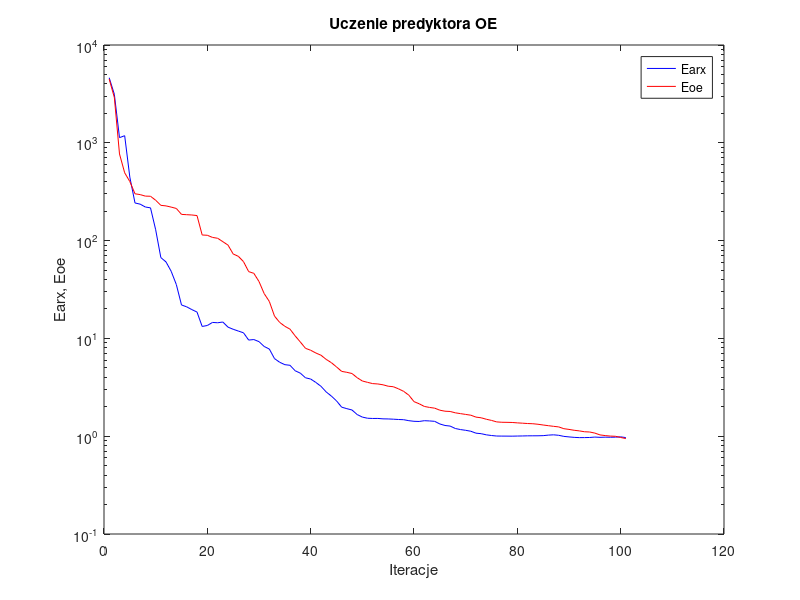
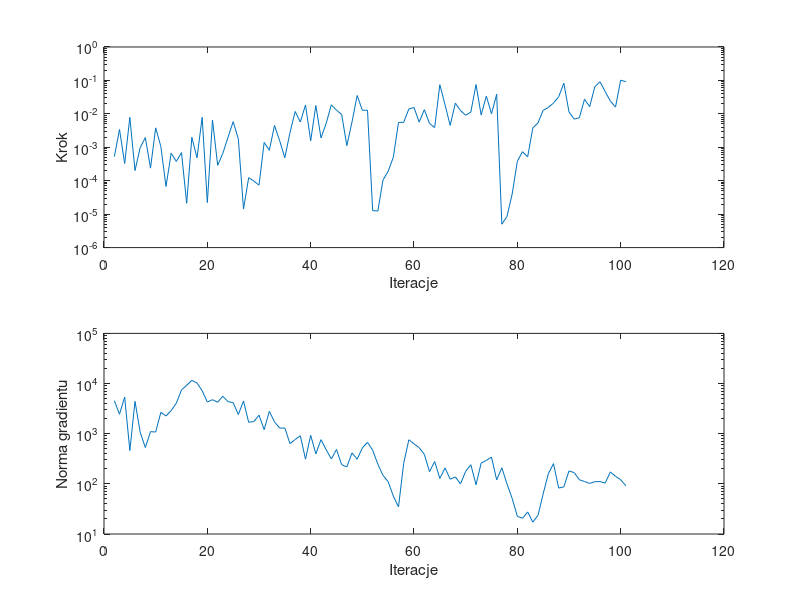

MATLAB code for these plots, in order:
%uczenie predyktora oe
clear all;
n=0; farx(n+1)=4.629662e+003; foe(n+1)=4.488008e+003; wspucz(n+1)=0.000000e+000; ng(n+1)=0.000000e+000;
%odnowa zmiennej metryki
n=1; farx(n+1)=3.136127e+003; foe(n+1)=2.908721e+003; krok(n+1)=5.234410e-004; ng(n+1)=4.538919e+003;
n=2; farx(n+1)=1.129009e+003; foe(n+1)=7.690275e+002; krok(n+1)=3.400118e-003; ng(n+1)=2.444854e+003;
n=3; farx(n+1)=1.182041e+003; foe(n+1)=4.936518e+002; krok(n+1)=3.276027e-004; ng(n+1)=5.365591e+003;
n=4; farx(n+1)=4.448126e+002; foe(n+1)=4.015941e+002; krok(n+1)=7.883344e-003; ng(n+1)=4.624791e+002;
n=5; farx(n+1)=2.425944e+002; foe(n+1)=3.010932e+002; krok(n+1)=2.015675e-004; ng(n+1)=4.417459e+003;
n=6; farx(n+1)=2.358417e+002; foe(n+1)=2.953174e+002; krok(n+1)=9.791917e-004; ng(n+1)=1.072941e+003;
n=7; farx(n+1)=2.205820e+002; foe(n+1)=2.850660e+002; krok(n+1)=1.949092e-003; ng(n+1)=5.300960e+002;
n=8; farx(n+1)=2.161982e+002; foe(n+1)=2.840896e+002; krok(n+1)=2.385047e-004; ng(n+1)=1.099168e+003;
n=9; farx(n+1)=1.290743e+002; foe(n+1)=2.585136e+002; krok(n+1)=3.816075e-003; ng(n+1)=1.080727e+003;
n=10; farx(n+1)=6.704090e+001; foe(n+1)=2.294234e+002; krok(n+1)=1.060430e-003; ng(n+1)=2.659795e+003;
n=11; farx(n+1)=6.054723e+001; foe(n+1)=2.264026e+002; krok(n+1)=6.738910e-005; ng(n+1)=2.260203e+003;
n=12; farx(n+1)=4.857356e+001; foe(n+1)=2.200785e+002; krok(n+1)=6.647718e-004; ng(n+1)=2.879487e+003;
n=13; farx(n+1)=3.552686e+001; foe(n+1)=2.131398e+002; krok(n+1)=3.771986e-004; ng(n+1)=4.069341e+003;
n=14; farx(n+1)=2.196982e+001; foe(n+1)=1.853693e+002; krok(n+1)=6.935224e-004; ng(n+1)=7.449241e+003;
n=15; farx(n+1)=2.103097e+001; foe(n+1)=1.840612e+002; krok(n+1)=2.109655e-005; ng(n+1)=9.228586e+003;
n=16; farx(n+1)=1.970573e+001; foe(n+1)=1.827984e+002; krok(n+1)=1.983052e-003; ng(n+1)=1.156574e+004;
n=17; farx(n+1)=1.859673e+001; foe(n+1)=1.803261e+002; krok(n+1)=4.861206e-004; ng(n+1)=1.025025e+004;
n=18; farx(n+1)=1.324851e+001; foe(n+1)=1.141379e+002; krok(n+1)=7.883579e-003; ng(n+1)=7.197734e+003;
n=19; farx(n+1)=1.355316e+001; foe(n+1)=1.133571e+002; krok(n+1)=2.219549e-005; ng(n+1)=4.276422e+003;
n=20; farx(n+1)=1.456858e+001; foe(n+1)=1.077750e+002; krok(n+1)=6.516379e-003; ng(n+1)=4.771043e+003;
n=21; farx(n+1)=1.445267e+001; foe(n+1)=1.056444e+002; krok(n+1)=2.887783e-004; ng(n+1)=4.245452e+003;
n=22; farx(n+1)=1.470738e+001; foe(n+1)=9.750961e+001; krok(n+1)=6.586506e-004; ng(n+1)=5.580102e+003;
n=23; farx(n+1)=1.303668e+001; foe(n+1)=8.996244e+001; krok(n+1)=1.986798e-003; ng(n+1)=4.348695e+003;
n=24; farx(n+1)=1.240103e+001; foe(n+1)=7.302725e+001; krok(n+1)=5.829556e-003; ng(n+1)=4.169635e+003;
n=25; farx(n+1)=1.188873e+001; foe(n+1)=6.905184e+001; krok(n+1)=1.786211e-003; ng(n+1)=2.405525e+003;
%odnowa zmiennej metryki
n=26; farx(n+1)=1.140979e+001; foe(n+1)=6.094055e+001; krok(n+1)=1.416371e-005; ng(n+1)=4.497962e+003;
n=27; farx(n+1)=9.617125e+000; foe(n+1)=4.817577e+001; krok(n+1)=1.231773e-004; ng(n+1)=1.690233e+003;
n=28; farx(n+1)=9.733738e+000; foe(n+1)=4.627655e+001; krok(n+1)=9.776439e-005; ng(n+1)=1.748548e+003;
n=29; farx(n+1)=9.266366e+000; foe(n+1)=3.815868e+001; krok(n+1)=7.389767e-005; ng(n+1)=2.338504e+003;
n=30; farx(n+1)=8.272071e+000; foe(n+1)=2.871924e+001; krok(n+1)=1.402097e-003; ng(n+1)=1.204173e+003;
n=31; farx(n+1)=7.783200e+000; foe(n+1)=2.385669e+001; krok(n+1)=8.158254e-004; ng(n+1)=2.790358e+003;
n=32; farx(n+1)=6.216461e+000; foe(n+1)=1.690669e+001; krok(n+1)=4.498755e-003; ng(n+1)=1.722944e+003;
n=33; farx(n+1)=5.703033e+000; foe(n+1)=1.457660e+001; krok(n+1)=1.564230e-003; ng(n+1)=1.296303e+003;
n=34; farx(n+1)=5.388146e+000; foe(n+1)=1.330104e+001; krok(n+1)=4.863834e-004; ng(n+1)=1.292963e+003;
n=35; farx(n+1)=5.308297e+000; foe(n+1)=1.243294e+001; krok(n+1)=2.778799e-003; ng(n+1)=6.337643e+002;
n=36; farx(n+1)=4.667789e+000; foe(n+1)=1.060575e+001; krok(n+1)=1.177574e-002; ng(n+1)=7.666605e+002;
n=37; farx(n+1)=4.411295e+000; foe(n+1)=9.187048e+000; krok(n+1)=5.711090e-003; ng(n+1)=9.086749e+002;
n=38; farx(n+1)=3.955544e+000; foe(n+1)=7.916238e+000; krok(n+1)=1.844475e-002; ng(n+1)=3.110961e+002;
n=39; farx(n+1)=3.842355e+000; foe(n+1)=7.565512e+000; krok(n+1)=1.563831e-003; ng(n+1)=9.283580e+002;
n=40; farx(n+1)=3.546424e+000; foe(n+1)=7.091383e+000; krok(n+1)=1.778267e-002; ng(n+1)=3.955428e+002;
n=41; farx(n+1)=3.236523e+000; foe(n+1)=6.728204e+000; krok(n+1)=1.908037e-003; ng(n+1)=7.606390e+002;
n=42; farx(n+1)=2.836226e+000; foe(n+1)=6.101904e+000; krok(n+1)=5.197906e-003; ng(n+1)=4.796125e+002;
n=43; farx(n+1)=2.573802e+000; foe(n+1)=5.651086e+000; krok(n+1)=1.869617e-002; ng(n+1)=3.136643e+002;
n=44; farx(n+1)=2.298437e+000; foe(n+1)=5.111614e+000; krok(n+1)=1.285062e-002; ng(n+1)=4.850408e+002;
n=45; farx(n+1)=1.980964e+000; foe(n+1)=4.600196e+000; krok(n+1)=9.584210e-003; ng(n+1)=2.408129e+002;
n=46; farx(n+1)=1.912914e+000; foe(n+1)=4.501119e+000; krok(n+1)=1.119612e-003; ng(n+1)=2.179918e+002;
n=47; farx(n+1)=1.853520e+000; foe(n+1)=4.374573e+000; krok(n+1)=5.711090e-003; ng(n+1)=4.146911e+002;
n=48; farx(n+1)=1.665226e+000; foe(n+1)=3.964294e+000; krok(n+1)=3.550149e-002; ng(n+1)=3.100688e+002;
n=49; farx(n+1)=1.568445e+000; foe(n+1)=3.669537e+000; krok(n+1)=1.282881e-002; ng(n+1)=5.204735e+002;
n=50; farx(n+1)=1.526325e+000; foe(n+1)=3.553966e+000; krok(n+1)=1.278106e-002; ng(n+1)=6.727892e+002;
%odnowa zmiennej metryki
n=51; farx(n+1)=1.518380e+000; foe(n+1)=3.450221e+000; krok(n+1)=1.272730e-005; ng(n+1)=4.697967e+002;
n=52; farx(n+1)=1.519676e+000; foe(n+1)=3.421012e+000; krok(n+1)=1.245057e-005; ng(n+1)=2.466393e+002;
n=53; farx(n+1)=1.504721e+000; foe(n+1)=3.354694e+000; krok(n+1)=1.054119e-004; ng(n+1)=1.477468e+002;
n=54; farx(n+1)=1.501536e+000; foe(n+1)=3.244656e+000; krok(n+1)=1.915864e-004; ng(n+1)=1.100826e+002;
n=55; farx(n+1)=1.492724e+000; foe(n+1)=3.206166e+000; krok(n+1)=5.057659e-004; ng(n+1)=5.691025e+001;
n=56; farx(n+1)=1.482081e+000; foe(n+1)=3.050050e+000; krok(n+1)=5.548179e-003; ng(n+1)=3.477583e+001;
n=57; farx(n+1)=1.474796e+000; foe(n+1)=2.874514e+000; krok(n+1)=5.557598e-003; ng(n+1)=2.559198e+002;
n=58; farx(n+1)=1.441298e+000; foe(n+1)=2.627067e+000; krok(n+1)=1.394241e-002; ng(n+1)=7.564431e+002;
n=59; farx(n+1)=1.420322e+000; foe(n+1)=2.257150e+000; krok(n+1)=1.547432e-002; ng(n+1)=6.308150e+002;
n=60; farx(n+1)=1.414850e+000; foe(n+1)=2.145605e+000; krok(n+1)=5.655154e-003; ng(n+1)=5.255921e+002;
n=61; farx(n+1)=1.440645e+000; foe(n+1)=2.015327e+000; krok(n+1)=1.333847e-002; ng(n+1)=3.872478e+002;
n=62; farx(n+1)=1.432546e+000; foe(n+1)=1.968827e+000; krok(n+1)=5.172508e-003; ng(n+1)=1.753537e+002;
n=63; farx(n+1)=1.419363e+000; foe(n+1)=1.935351e+000; krok(n+1)=3.902711e-003; ng(n+1)=2.789708e+002;
n=64; farx(n+1)=1.333534e+000; foe(n+1)=1.844890e+000; krok(n+1)=7.445763e-002; ng(n+1)=1.279639e+002;
n=65; farx(n+1)=1.287061e+000; foe(n+1)=1.801353e+000; krok(n+1)=1.879492e-002; ng(n+1)=2.083247e+002;
n=66; farx(n+1)=1.269149e+000; foe(n+1)=1.790097e+000; krok(n+1)=4.522618e-003; ng(n+1)=1.236023e+002;
n=67; farx(n+1)=1.198476e+000; foe(n+1)=1.734100e+000; krok(n+1)=2.085811e-002; ng(n+1)=1.372644e+002;
n=68; farx(n+1)=1.169053e+000; foe(n+1)=1.701544e+000; krok(n+1)=1.254988e-002; ng(n+1)=9.998066e+001;
n=69; farx(n+1)=1.148875e+000; foe(n+1)=1.669751e+000; krok(n+1)=9.100900e-003; ng(n+1)=1.777690e+002;
n=70; farx(n+1)=1.123621e+000; foe(n+1)=1.639489e+000; krok(n+1)=1.127471e-002; ng(n+1)=2.408155e+002;
n=71; farx(n+1)=1.073989e+000; foe(n+1)=1.567410e+000; krok(n+1)=7.514923e-002; ng(n+1)=9.601019e+001;
n=72; farx(n+1)=1.061263e+000; foe(n+1)=1.542750e+000; krok(n+1)=9.251671e-003; ng(n+1)=2.598403e+002;
n=73; farx(n+1)=1.032698e+000; foe(n+1)=1.490325e+000; krok(n+1)=3.411686e-002; ng(n+1)=2.935292e+002;
n=74; farx(n+1)=1.016381e+000; foe(n+1)=1.450375e+000; krok(n+1)=1.000726e-002; ng(n+1)=3.413457e+002;
n=75; farx(n+1)=1.004095e+000; foe(n+1)=1.400559e+000; krok(n+1)=3.863769e-002; ng(n+1)=1.200764e+002;
%odnowa zmiennej metryki
n=76; farx(n+1)=1.002643e+000; foe(n+1)=1.388334e+000; krok(n+1)=5.013524e-006; ng(n+1)=2.090641e+002;
n=77; farx(n+1)=1.002042e+000; foe(n+1)=1.385923e+000; krok(n+1)=8.546025e-006; ng(n+1)=9.959225e+001;
n=78; farx(n+1)=1.000996e+000; foe(n+1)=1.381764e+000; krok(n+1)=3.990378e-005; ng(n+1)=5.120419e+001;
n=79; farx(n+1)=1.003736e+000; foe(n+1)=1.368995e+000; krok(n+1)=3.831728e-004; ng(n+1)=2.257457e+001;
n=80; farx(n+1)=1.005864e+000; foe(n+1)=1.358607e+000; krok(n+1)=7.394073e-004; ng(n+1)=2.058133e+001;
n=81; farx(n+1)=1.008848e+000; foe(n+1)=1.347761e+000; krok(n+1)=5.193328e-004; ng(n+1)=2.754154e+001;
n=82; farx(n+1)=1.009549e+000; foe(n+1)=1.341264e+000; krok(n+1)=3.792794e-003; ng(n+1)=1.724910e+001;
n=83; farx(n+1)=1.010023e+000; foe(n+1)=1.324535e+000; krok(n+1)=5.368339e-003; ng(n+1)=2.359936e+001;
n=84; farx(n+1)=1.013336e+000; foe(n+1)=1.301768e+000; krok(n+1)=1.278285e-002; ng(n+1)=6.331993e+001;
n=85; farx(n+1)=1.025774e+000; foe(n+1)=1.281132e+000; krok(n+1)=1.553457e-002; ng(n+1)=1.591382e+002;
n=86; farx(n+1)=1.033004e+000; foe(n+1)=1.261848e+000; krok(n+1)=2.107682e-002; ng(n+1)=2.533096e+002;
n=87; farx(n+1)=1.021516e+000; foe(n+1)=1.244862e+000; krok(n+1)=3.243320e-002; ng(n+1)=8.237518e+001;
n=88; farx(n+1)=9.959012e-001; foe(n+1)=1.193687e+000; krok(n+1)=8.268560e-002; ng(n+1)=8.717020e+001;
n=89; farx(n+1)=9.834832e-001; foe(n+1)=1.173451e+000; krok(n+1)=1.142218e-002; ng(n+1)=1.810249e+002;
n=90; farx(n+1)=9.730981e-001; foe(n+1)=1.149621e+000; krok(n+1)=6.970444e-003; ng(n+1)=1.677413e+002;
n=91; farx(n+1)=9.671268e-001; foe(n+1)=1.133400e+000; krok(n+1)=7.632150e-003; ng(n+1)=1.208183e+002;
n=92; farx(n+1)=9.680394e-001; foe(n+1)=1.110609e+000; krok(n+1)=2.727640e-002; ng(n+1)=1.112306e+002;
n=93; farx(n+1)=9.703566e-001; foe(n+1)=1.104058e+000; krok(n+1)=1.636186e-002; ng(n+1)=1.020342e+002;
n=94; farx(n+1)=9.798375e-001; foe(n+1)=1.075949e+000; krok(n+1)=6.504518e-002; ng(n+1)=1.103246e+002;
n=95; farx(n+1)=9.737648e-001; foe(n+1)=1.030830e+000; krok(n+1)=9.118713e-002; ng(n+1)=1.110282e+002;
n=96; farx(n+1)=9.776697e-001; foe(n+1)=1.014978e+000; krok(n+1)=4.633705e-002; ng(n+1)=1.035168e+002;
n=97; farx(n+1)=9.754288e-001; foe(n+1)=1.002957e+000; krok(n+1)=2.428721e-002; ng(n+1)=1.729198e+002;
n=98; farx(n+1)=9.779322e-001; foe(n+1)=9.979077e-001; krok(n+1)=1.590914e-002; ng(n+1)=1.413378e+002;
n=99; farx(n+1)=9.848449e-001; foe(n+1)=9.708221e-001; krok(n+1)=1.016482e-001; ng(n+1)=1.209499e+002;
n=100; farx(n+1)=9.676918e-001; foe(n+1)=9.450843e-001; krok(n+1)=9.137743e-002; ng(n+1)=9.177169e+001;

figure; semilogy(farx,'b'); hold on; semilogy(foe,'r'); xlabel('Iteracje'); ylabel('Earx, Eoe'); legend('Earx','Eoe'); title('Uczenie predyktora OE');
figure; subplot(2,1,1); semilogy(krok); xlabel('Iteracje'); ylabel('Krok');
subplot(2,1,2); semilogy(ng); xlabel('Iteracje'); ylabel('Norma gradientu');
Earx=farx(n+1)
Eoe=foe(n+1)
